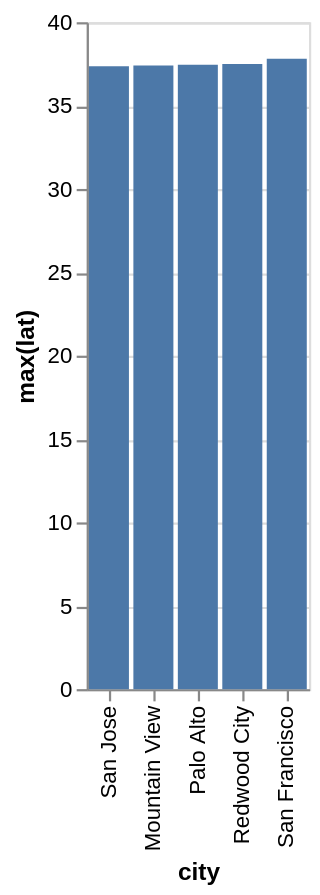

Describe this chart as a Vega-Lite specification.
### Vega-Lite specification from a JSON file in a GitHub repository (floating-point values rounded to 4 significant figures)
{"data": {"values": [{"x_data": "San Jose", "y_data": 37.35}, {"x_data": "Mountain View", "y_data": 37.41}, {"x_data": "Palo Alto", "y_data": 37.45}, {"x_data": "Redwood City", "y_data": 37.49}, {"x_data": "San Francisco", "y_data": 37.8}]}, "mark": "bar", "encoding": {"x": {"field": "x_data", "type": "nominal", "title": "city", "sort": {"op": "sum", "field": "y_data", "order": "ascending"}}, "y": {"field": "y_data", "type": "quantitative", "title": "max(lat)"}}}
